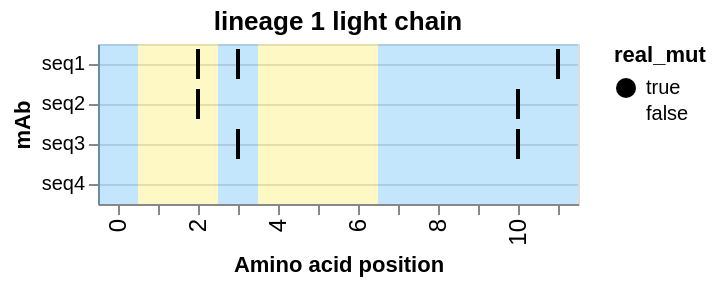

Describe this chart as a Vega-Lite specification.
### Vega-Lite specification from a JSON file in a GitHub repository (floating-point values rounded to 4 significant figures)
{"config": {"view": {"continuousWidth": 400, "continuousHeight": 300}}, "layer": [{"data": {"name": "data-638b040a212845bb1b8796f80898801f"}, "mark": {"type": "rect", "color": "#169cf5", "opacity": 0.25}, "encoding": {"x": {"type": "ordinal", "field": "position"}}}, {"data": {"name": "data-2f919e7dfc55b766487174369333eaec"}, "mark": {"type": "rect", "color": "#f5e216", "opacity": 0.25}, "encoding": {"x": {"type": "ordinal", "field": "position"}}}, {"data": {"name": "data-3ec72f5f47483f43a2c381b8a7082a89"}, "mark": {"type": "tick", "opacity": 1, "thickness": 2}, "encoding": {"color": {"type": "nominal", "field": "real_mut", "scale": {"domain": [true, false], "range": ["black", "transparent"]}}, "x": {"type": "ordinal", "axis": {"grid": false, "labelFontSize": 12, "labelOverlap": "parity", "labelSeparation": 10}, "field": "position", "title": "Amino acid position"}, "y": {"type": "nominal", "axis": {"grid": true, "labels": true, "orient": "left", "title": "mAb"}, "field": "seq_id", "sort": ["seq1", "seq2", "seq3", "seq4"], "title": "sequence"}}, "title": "lineage 1 light chain"}], "$schema": "https://vega.github.io/schema/vega-lite/v5.json", "datasets": {"data-638b040a212845bb1b8796f80898801f": [{"type": "naive", "index": 0, "seq_id": "seq1", "position": 0, "mut_from": "A", "mut_to": "A", "region": "Framework", "framework": true, "radical": false, "real_mut": false}, {"type": "naive", "index": 0, "seq_id": "seq1", "position": 3, "mut_from": "T", "mut_to": "G", "region": "Framework", "framework": true, "radical": false, "real_mut": true}, {"type": "naive", "index": 0, "seq_id": "seq1", "position": 7, "mut_from": "G", "mut_to": "G", "region": "Framework", "framework": true, "radical": false, "real_mut": false}, {"type": "naive", "index": 0, "seq_id": "seq1", "position": 8, "mut_from": "A", "mut_to": "A", "region": "Framework", "framework": true, "radical": false, "real_mut": false}, {"type": "naive", "index": 0, "seq_id": "seq1", "position": 9, "mut_from": "T", "mut_to": "T", "region": "Framework", "framework": true, "radical": false, "real_mut": false}, {"type": "naive", "index": 0, "seq_id": "seq1", "position": 10, "mut_from": "C", "mut_to": "C", "region": "Framework", "framework": true, "radical": false, "real_mut": false}, {"type": "naive", "index": 0, "seq_id": "seq1", "position": 11, "mut_from": "A", "mut_to": "G", "region": "Framework", "framework": true, "radical": false, "real_mut": true}], "data-2f919e7dfc55b766487174369333eaec": [{"type": "naive", "index": 0, "seq_id": "seq1", "position": 1, "mut_from": "T", "mut_to": "T", "region": "CDR", "framework": false, "radical": false, "real_mut": false}, {"type": "naive", "index": 0, "seq_id": "seq1", "position": 2, "mut_from": "T", "mut_to": "C", "region": "CDR", "framework": false, "radical": true, "real_mut": true}, {"type": "naive", "index": 0, "seq_id": "seq1", "position": 4, "mut_from": "A", "mut_to": "A", "region": "CDR", "framework": false, "radical": false, "real_mut": false}, {"type": "naive", "index": 0, "seq_id": "seq1", "position": 5, "mut_from": "T", "mut_to": "T", "region": "CDR", "framework": false, "radical": false, "real_mut": false}, {"type": "naive", "index": 0, "seq_id": "seq1", "position": 6, "mut_from": "C", "mut_to": "C", "region": "CDR", "framework": false, "radical": false, "real_mut": false}], "data-3ec72f5f47483f43a2c381b8a7082a89": [{"type": "naive", "index": 0, "seq_id": "seq1", "position": 0, "mut_from": "A", "mut_to": "A", "region": "Framework", "framework": true, "radical": false, "real_mut": false}, {"type": "naive", "index": 0, "seq_id": "seq1", "position": 1, "mut_from": "T", "mut_to": "T", "region": "CDR", "framework": false, "radical": false, "real_mut": false}, {"type": "naive", "index": 0, "seq_id": "seq1", "position": 2, "mut_from": "T", "mut_to": "C", "region": "CDR", "framework": false, "radical": true, "real_mut": true}, {"type": "naive", "index": 0, "seq_id": "seq1", "position": 3, "mut_from": "T", "mut_to": "G", "region": "Framework", "framework": true, "radical": false, "real_mut": true}, {"type": "naive", "index": 0, "seq_id": "seq1", "position": 4, "mut_from": "A", "mut_to": "A", "region": "CDR", "framework": false, "radical": false, "real_mut": false}, {"type": "naive", "index": 0, "seq_id": "seq1", "position": 5, "mut_from": "T", "mut_to": "T", "region": "CDR", "framework": false, "radical": false, "real_mut": false}, {"type": "naive", "index": 0, "seq_id": "seq1", "position": 6, "mut_from": "C", "mut_to": "C", "region": "CDR", "framework": false, "radical": false, "real_mut": false}, {"type": "naive", "index": 0, "seq_id": "seq1", "position": 7, "mut_from": "G", "mut_to": "G", "region": "Framework", "framework": true, "radical": false, "real_mut": false}, {"type": "naive", "index": 0, "seq_id": "seq1", "position": 8, "mut_from": "A", "mut_to": "A", "region": "Framework", "framework": true, "radical": false, "real_mut": false}, {"type": "naive", "index": 0, "seq_id": "seq1", "position": 9, "mut_from": "T", "mut_to": "T", "region": "Framework", "framework": true, "radical": false, "real_mut": false}, {"type": "naive", "index": 0, "seq_id": "seq1", "position": 10, "mut_from": "C", "mut_to": "C", "region": "Framework", "framework": true, "radical": false, "real_mut": false}, {"type": "naive", "index": 0, "seq_id": "seq1", "position": 11, "mut_from": "A", "mut_to": "G", "region": "Framework", "framework": true, "radical": false, "real_mut": true}, {"type": "lineage_member", "index": 1, "seq_id": " seq2", "position": 0, "mut_from": "A", "mut_to": "A", "region": "Framework", "framework": true, "radical": false, "real_mut": false}, {"type": "lineage_member", "index": 1, "seq_id": " seq2", "position": 1, "mut_from": "T", "mut_to": "T", "region": "CDR", "framework": false, "radical": false, "real_mut": false}, {"type": "lineage_member", "index": 1, "seq_id": " seq2", "position": 2, "mut_from": "T", "mut_to": "C", "region": "CDR", "framework": false, "radical": true, "real_mut": true}, {"type": "lineage_member", "index": 1, "seq_id": " seq2", "position": 3, "mut_from": "T", "mut_to": "T", "region": "Framework", "framework": true, "radical": false, "real_mut": false}, {"type": "lineage_member", "index": 1, "seq_id": " seq2", "position": 4, "mut_from": "A", "mut_to": "A", "region": "CDR", "framework": false, "radical": false, "real_mut": false}, {"type": "lineage_member", "index": 1, "seq_id": " seq2", "position": 5, "mut_from": "T", "mut_to": "T", "region": "CDR", "framework": false, "radical": false, "real_mut": false}, {"type": "lineage_member", "index": 1, "seq_id": " seq2", "position": 6, "mut_from": "C", "mut_to": "C", "region": "CDR", "framework": false, "radical": false, "real_mut": false}, {"type": "lineage_member", "index": 1, "seq_id": " seq2", "position": 7, "mut_from": "G", "mut_to": "G", "region": "Framework", "framework": true, "radical": false, "real_mut": false}, {"type": "lineage_member", "index": 1, "seq_id": " seq2", "position": 8, "mut_from": "A", "mut_to": "A", "region": "Framework", "framework": true, "radical": false, "real_mut": false}, {"type": "lineage_member", "index": 1, "seq_id": " seq2", "position": 9, "mut_from": "T", "mut_to": "T", "region": "Framework", "framework": true, "radical": false, "real_mut": false}, {"type": "lineage_member", "index": 1, "seq_id": " seq2", "position": 10, "mut_from": "C", "mut_to": "A", "region": "Framework", "framework": true, "radical": true, "real_mut": true}, {"type": "lineage_member", "index": 1, "seq_id": " seq2", "position": 11, "mut_from": "A", "mut_to": "A", "region": "Framework", "framework": true, "radical": false, "real_mut": false}, {"type": "lineage_member", "index": 2, "seq_id": "  seq3", "position": 0, "mut_from": "A", "mut_to": "A", "region": "Framework", "framework": true, "radical": false, "real_mut": false}, {"type": "lineage_member", "index": 2, "seq_id": "  seq3", "position": 1, "mut_from": "T", "mut_to": "T", "region": "CDR", "framework": false, "radical": false, "real_mut": false}, {"type": "lineage_member", "index": 2, "seq_id": "  seq3", "position": 2, "mut_from": "T", "mut_to": "T", "region": "CDR", "framework": false, "radical": false, "real_mut": false}, {"type": "lineage_member", "index": 2, "seq_id": "  seq3", "position": 3, "mut_from": "T", "mut_to": "G", "region": "Framework", "framework": true, "radical": false, "real_mut": true}, {"type": "lineage_member", "index": 2, "seq_id": "  seq3", "position": 4, "mut_from": "A", "mut_to": "A", "region": "CDR", "framework": false, "radical": false, "real_mut": false}, {"type": "lineage_member", "index": 2, "seq_id": "  seq3", "position": 5, "mut_from": "T", "mut_to": "T", "region": "CDR", "framework": false, "radical": false, "real_mut": false}, {"type": "lineage_member", "index": 2, "seq_id": "  seq3", "position": 6, "mut_from": "C", "mut_to": "C", "region": "CDR", "framework": false, "radical": false, "real_mut": false}, {"type": "lineage_member", "index": 2, "seq_id": "  seq3", "position": 7, "mut_from": "G", "mut_to": "G", "region": "Framework", "framework": true, "radical": false, "real_mut": false}, {"type": "lineage_member", "index": 2, "seq_id": "  seq3", "position": 8, "mut_from": "A", "mut_to": "A", "region": "Framework", "framework": true, "radical": false, "real_mut": false}, {"type": "lineage_member", "index": 2, "seq_id": "  seq3", "position": 9, "mut_from": "T", "mut_to": "T", "region": "Framework", "framework": true, "radical": false, "real_mut": false}, {"type": "lineage_member", "index": 2, "seq_id": "  seq3", "position": 10, "mut_from": "C", "mut_to": "A", "region": "Framework", "framework": true, "radical": true, "real_mut": true}, {"type": "lineage_member", "index": 2, "seq_id": "  seq3", "position": 11, "mut_from": "A", "mut_to": "A", "region": "Framework", "framework": true, "radical": false, "real_mut": false}, {"type": "lineage_member", "index": 3, "seq_id": "   seq4", "position": 0, "mut_from": "A", "mut_to": "A", "region": "Framework", "framework": true, "radical": false, "real_mut": false}, {"type": "lineage_member", "index": 3, "seq_id": "   seq4", "position": 1, "mut_from": "T", "mut_to": "T", "region": "CDR", "framework": false, "radical": false, "real_mut": false}, {"type": "lineage_member", "index": 3, "seq_id": "   seq4", "position": 2, "mut_from": "T", "mut_to": "T", "region": "CDR", "framework": false, "radical": false, "real_mut": false}, {"type": "lineage_member", "index": 3, "seq_id": "   seq4", "position": 3, "mut_from": "T", "mut_to": "T", "region": "Framework", "framework": true, "radical": false, "real_mut": false}, {"type": "lineage_member", "index": 3, "seq_id": "   seq4", "position": 4, "mut_from": "A", "mut_to": "A", "region": "CDR", "framework": false, "radical": false, "real_mut": false}, {"type": "lineage_member", "index": 3, "seq_id": "   seq4", "position": 5, "mut_from": "T", "mut_to": "T", "region": "CDR", "framework": false, "radical": false, "real_mut": false}, {"type": "lineage_member", "index": 3, "seq_id": "   seq4", "position": 6, "mut_from": "C", "mut_to": "C", "region": "CDR", "framework": false, "radical": false, "real_mut": false}, {"type": "lineage_member", "index": 3, "seq_id": "   seq4", "position": 7, "mut_from": "G", "mut_to": "G", "region": "Framework", "framework": true, "radical": false, "real_mut": false}, {"type": "lineage_member", "index": 3, "seq_id": "   seq4", "position": 8, "mut_from": "A", "mut_to": "A", "region": "Framework", "framework": true, "radical": false, "real_mut": false}, {"type": "lineage_member", "index": 3, "seq_id": "   seq4", "position": 9, "mut_from": "T", "mut_to": "T", "region": "Framework", "framework": true, "radical": false, "real_mut": false}, {"type": "lineage_member", "index": 3, "seq_id": "   seq4", "position": 10, "mut_from": "C", "mut_to": "C", "region": "Framework", "framework": true, "radical": false, "real_mut": false}, {"type": "lineage_member", "index": 3, "seq_id": "   seq4", "position": 11, "mut_from": "A", "mut_to": "A", "region": "Framework", "framework": true, "radical": false, "real_mut": false}]}, "data": {"name": "data-638b040a212845bb1b8796f80898801f"}}
